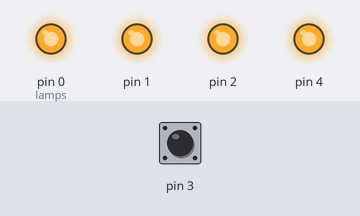
Recording of a sketch running on a simulated Arduino Uno, built with avr-gcc and run on an emulated ATmega328P. Shown: output pins drawn as LEDs (lit = HIGH). The test bench sets the inputs (shaded band); at power-on: pin 3 HIGH. Random numbers use the default seed unless the sketch sets one.

Above: at 0.1 s.
Timing chart, 0 to 1.6 s (numbered marks = the images above):
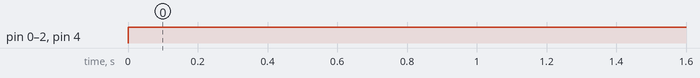

Measured:
- by itself, pin 0 (lamps), pin 1, pin 2, pin 4: LOW → HIGH at 0.00 s

The sketch:

Blinker13.ino
```cpp
// (licence header left out)
#define LED1_PIN PB0
#define LED2_PIN PB1
#define LED3_PIN PB2
#define LED4_PIN PB4
#define MODE_PIN PB3

#define MAX_LAMP 4
#define MAX_MINUTES 60
#define LONG_DELAY 60
#define SHORT_DELAY 15

struct Lamp
{
    uint8_t pin;
    uint8_t minute;
    boolean state;
};

Lamp lamps [] = {
    {LED1_PIN, 0, false},
    {LED2_PIN, 0, false},
    {LED3_PIN, 0, false},
    {LED4_PIN, 0, false}
};

uint8_t old_minute = MAX_MINUTES;

uint32_t bootrandom __attribute__ ((section (".noinit")));

void setup()
{
    pinMode(MODE_PIN, INPUT_PULLUP);

    randomSeed(bootrandom);

    for (uint8_t i = 0; i < MAX_LAMP; i++) {
        pinMode(lamps[i].pin, OUTPUT);
        lamps[i].state = !random(3); // 2/3 off
    }
}

void loop()
{
    // uint8_t minute = (millis() / 1000) % MAX_MINUTES;
    uint8_t minute = (millis() / 1000 / 60) % MAX_MINUTES;

    if (minute != old_minute) {
        old_minute = minute;

        for (uint8_t i = 0; i < MAX_LAMP; i++) {
            if (lamps[i].minute == minute) {
                change(lamps[i]);
            }
        }
    }
}

void change(Lamp &lamp)
{
    lamp.state = !lamp.state;
    digitalWrite(lamp.pin, lamp.state ? HIGH : LOW);
    uint8_t max_delay = !digitalRead(MODE_PIN) ? LONG_DELAY : SHORT_DELAY;
    uint8_t new_delay = random(1, max_delay);
    if (!lamp.state) new_delay = new_delay / 2; // short off interval
    if (!new_delay) new_delay = 1;
    lamp.minute += new_delay;
    if (lamp.minute >= MAX_MINUTES) lamp.minute -= MAX_MINUTES;
}
```
